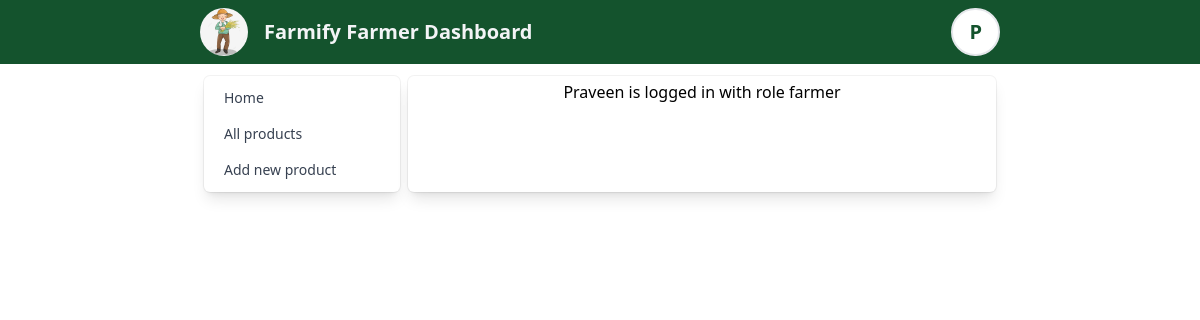
The page /farmer/home (signed in) on the database its author committed.
### Authentication/models.py (models this page shows, shortened)
class CustomUser(AbstractBaseUser, PermissionsMixin):
    ADMIN = 'admin'
    FARMER = 'farmer'
    CUSTOMER = 'customer'
    ROLES = [
        (ADMIN,'Admin'),
        (FARMER,'Farmer'),
        (CUSTOMER,'Customer')
    ]
    phone_number = models.CharField(max_length=15, unique=True)
    first_name = models.CharField(max_length=30)
    last_name = models.CharField(max_length=30)
    is_active = models.BooleanField(default=True)
    is_staff = models.BooleanField(default=False)
    role = models.CharField(max_length=10,choices=ROLES, default=ADMIN)
    objects = CustomUserManager()
    USERNAME_FIELD = 'phone_number'
    REQUIRED_FIELDS = ['first_name']

### Farmer/views.py (the view)
# urls.py: path('home',farmer_view.farmer_home,name="Farmer Home"),
@role_required('farmer')
def farmer_home(request:HttpRequest):
    context = {'options':options}
    return render(request,'farmer/home.html', context)

### templates/farmer/home.html (shortened to what this page needs)
{% extends "../base.html" %}
{% block body %}
    <h5 class="text-center"> {{user.first_name}} is logged in with role {{user.role}}</h5>
{% endblock body %}

### templates/base.html (shortened to what this page needs)
{% load static %}
<html lang="en">
  <head>
    <link rel="stylesheet" href="https://cdn.jsdelivr.net/npm/swiper@11/swiper-bundle.min.css"/>
    <script src="https://cdn.tailwindcss.com"></script>
  </head>
  <body>
    <div class="block w-full">
      <div class="nav py-2 bg-green-900 text-white w-full flex justify-center">
        <div class="w-2/3 flex justify-between items-center">
          <div class="flex items-center">
            <img src="{% static 'farmer/images/farmer.jpg' %}" alt="Img" class="w-12 rounded-full mr-4" />
            {% if user.role == 'customer' %}
              <h1 class="text-xl font-semibold text-gray-100">Farmify Customer Dashboard</h1>
            {% elif user.role == 'farmer' %}
              <h1 class="text-xl font-semibold text-gray-100">Farmify Farmer Dashboard</h1>
            {% else %}
              <h1 class="text-xl font-semibold text-gray-100">Farmify Dashboard</h1>
            {% endif %}
          </div>
          {% if user.is_authenticated %}
            <a href="/auth/signout">
              <div class="border-solid border-2 border-white-600 px-4 py-2 rounded-full text-xl font-bold text-green-900 bg-white cursor-pointer">
              {{user.first_name.0}}
              </div>
            </a>
          {% else %}
          <a href="/auth/signout">
            <div class="border-solid border-2 border-white-600 p-2 rounded-full text-xl font-bold text-green-900 bg-white cursor-pointer">
              <img class="w-7 text-green-900" src="https://img.icons8.com/ios-filled/50/login-rounded-right.png" alt="login-rounded-right"/>
            </div>
          </a>
          {% endif %}
        </div>
      </div>
      <div class="main-container w-full flex justify-center py-2 relative">
          <div class="w-2/3 flex">
            {% if user.is_authenticated %}
              <div class="side-nav border-solid ring-1 w-1/4 p-1 m-1 rounded-md bg-white shadow-lg  ring-black/5">
                {% for key, value in options.items %}
                <a href="{{value}}" >
                  <div class="side-nav-item block px-4 py-2 text-sm text-gray-700 hover:bg-gray-100">
                    {{key}}
                  </div>
                </a>
                {% endfor %}
              </div>
            {% endif %}
            <div class="main-content ring-1
            {% if user.is_authenticated %}w-3/4{% else %}w-full{% endif %}
            p-1 m-1 rounded-md bg-white shadow-lg  ring-black/5">
              {% block body %}{% endblock body %}
            </div>
          </div>
      </div>
    </div>
  </body>
</html>

### rows shown on the page
CustomUser: first_name.0 "P", first_name "Praveen", role "farmer"

### other values the page prints
{{ key }} "Home" "All products" "Add new product"
